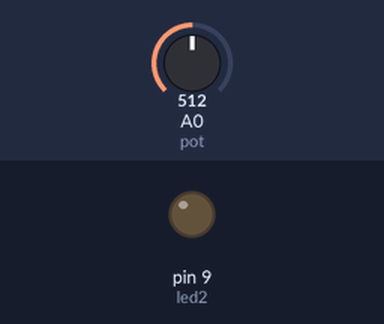
The sketch below on a simulated Arduino Uno, built with avr-gcc and run on an emulated ATmega328P. Shown: output pins drawn as LEDs (lit = HIGH). Dashed ring = blinking. Inputs (shaded band) come from the test bench; at power-on: A0 (pot) = 512.

Above: at 0.1 s.
At 1.2 s:
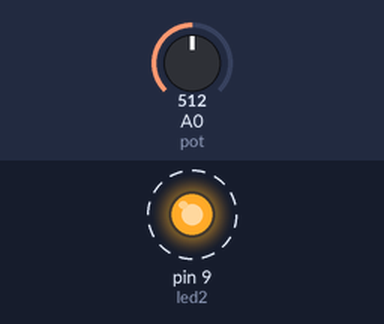
1.3 s: A0 (pot) set to 900
4.3 s: A0 (pot) set to 1023
At 4.54 s:
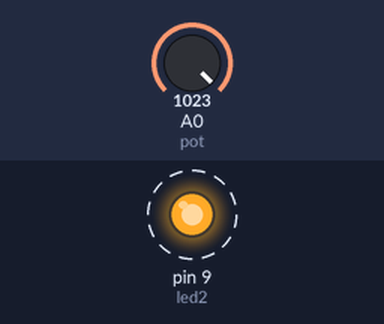
Timing chart, 0 to 13.3 s (numbered marks = the images above; inputs shaded):
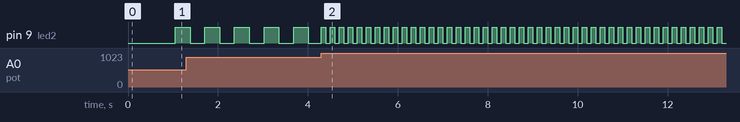

Measured:
- after the input at 4.3 s, pin 9 (led2): alternates HIGH for 0.10 s and LOW for 0.10 s, starting at once
- by itself, pin 9 (led2): alternates HIGH for 0.33 s and LOW for 0.33 s

The sketch:

7.ino
```cpp
const int pot = A0;
const int led2 = 9;

unsigned long tempoAnterior = 0;
unsigned long intervalo = 1000;

bool estadoLed = false;

void setup() {
  pinMode(led2, OUTPUT);
}

void loop() {
  int valor = analogRead(pot);

  intervalo = map(valor, 0, 1023, 2000, 100);

  unsigned long tempoAtual = millis();

  if (tempoAtual - tempoAnterior >= intervalo) {
    tempoAnterior = tempoAtual;
    estadoLed = !estadoLed;
    digitalWrite(led2, estadoLed);
  }
}
```
